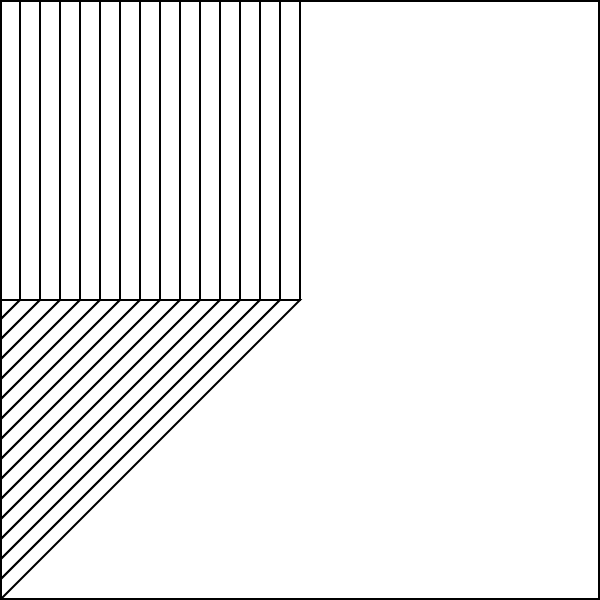
Frame 1 (no input)
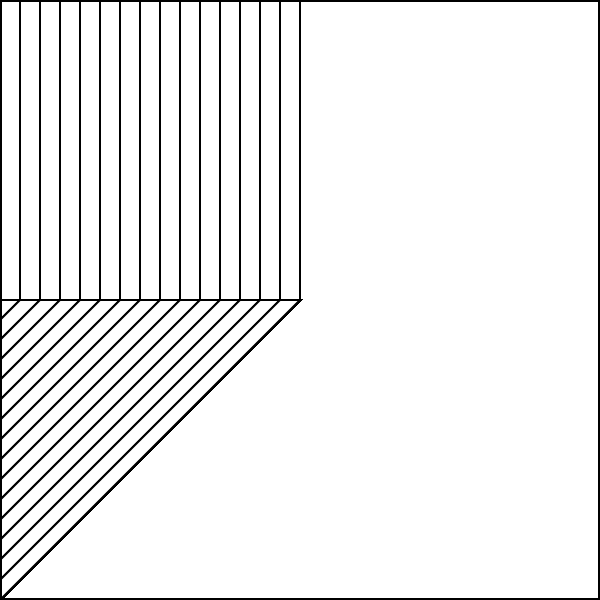
Frame 60 (no input)
Frame 120 (the mouse pressed at the canvas centre since frame 60): identical to frame 60, image omitted

The p5.js sketch that drew these frames (run headless with seeded random() and noise() and a simulated clock; from frame 60 on, the mouse is pressed at the canvas centre):

// p5.js sketch
// ── sketch.js
var step = 20;
var innerWidth = 360;
var t = 0;

function setup() {
  createCanvas(600, 600);
  background(255);
  strokeWeight(2);
}

function draw() {
  
  stroke(0);
  fill(255);

  for (var i = 0; i < width/step/2; i++) {
    //rect(0, step*i, width/2, step);

    rect(step*i, 0, step, width/2);
    quad(step*i, width/2, step*(i+1), width/2, 0, step*(i+1) + width/2, 0, step*i + width/2);
  }

  noFill();
  rect(1,1, width - 2, height - 2);

} 
